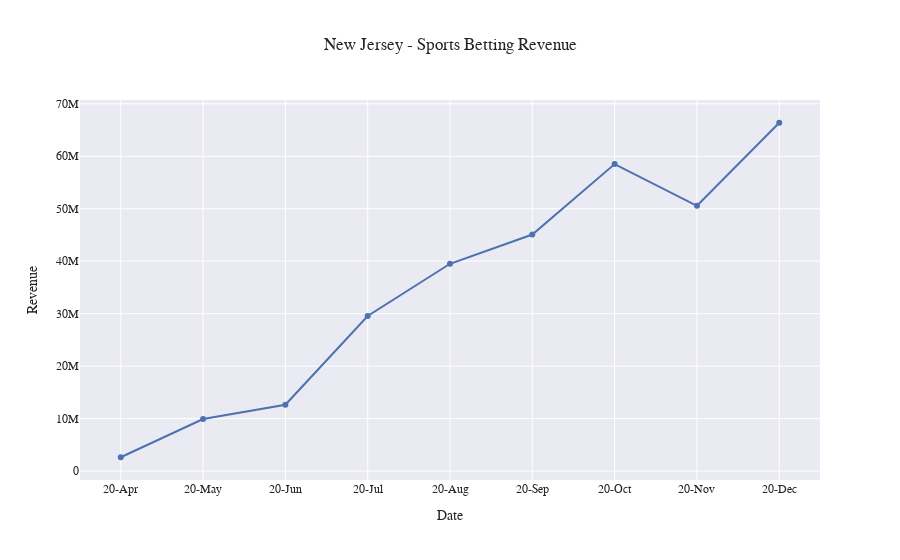

The notebook cell this image was saved under:
### Code cell
nj = nj.loc[15:]


fig = go.Figure(layout=go.Layout(title="New Jersey - Sports Betting Revenue"))
# Add traces
init = 1
fig.add_trace(go.Scatter(x=nj['Date'], y=nj['Revenue'], name='New Jersey'))
# Animation
fig.update(frames=[go.Frame(data=[go.Scatter(x=nj['Date'][:k], y=nj['Revenue'][:k])]) for k in range(init, len(nj)-1)])
fig.update_layout(xaxis_title="Date", yaxis_title="Revenue", template='seaborn', legend_title="Comparison", paper_bgcolor='rgba(0,0,0,0)', font=dict(family='Tahoma', size=12))

fig.show()

### Figure 1 — Plotly figure (JSON) as saved in the notebook; plotly's stock layout.template omitted (floating-point values rounded to 4 significant figures)
{"data": [{"name": "New Jersey", "type": "scatter", "x": ["20-Apr", "20-May", "20-Jun", "20-Jul", "20-Aug", "20-Sep", "20-Oct", "20-Nov", "20-Dec"], "y": [2634050, 9912062, 12639282, 29551987, 39507181, 45083178, 58508647, 50554535, 66386516]}], "layout": {"font": {"family": "Tahoma", "size": 12}, "legend": {"title": {"text": "Comparison"}}, "paper_bgcolor": "rgba(0,0,0,0)", "title": {"text": "New Jersey - Sports Betting Revenue"}, "xaxis": {"title": {"text": "Date"}}, "yaxis": {"title": {"text": "Revenue"}}}}
